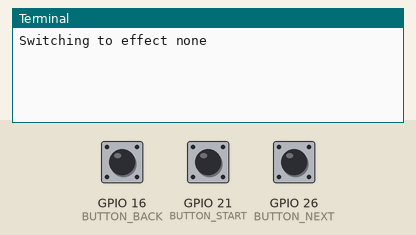
A program run on a simulated Raspberry Pi (BCM pin numbers). Shown: the last lines printed to the terminal. Inputs (shaded band) come from the test bench; at power-on: GPIO 16 (BUTTON_BACK) HIGH, GPIO 21 (BUTTON_START) HIGH, GPIO 26 (BUTTON_NEXT) HIGH. The camera gives no picture and a still takes 0.5 s; the clock reads 2024-03-15 10:24:30 at power-on unless the program sets it.

Above: at 1.2 s.
1.3 s: GPIO 16 (BUTTON_BACK) pulled LOW for 0.15 s
At 2.2 s:
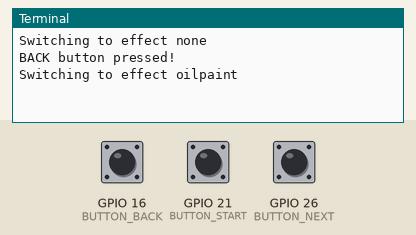
2.9 s: GPIO 21 (BUTTON_START) pulled LOW for 0.15 s
At 3.4 s:
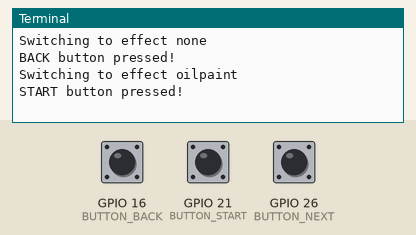

Measured:
- after the input at 1.3 s, the terminal: prints a new line at once (image 1)
- after the input at 2.9 s, the terminal: prints a new line at once (image 2)

The program:

PiCameraEffectsButton.py
```python
#!/usr/bin/python3
#from picamera import PiCamera
import picamera
from time import sleep
import time
import RPi.GPIO as GPIO
import os

GPIO.setmode(GPIO.BCM)

# Some constants to help make readable code.
BUTTON_NEXT = 26  # Next button, GPIO 26
BUTTON_BACK = 16  # Back button, GPIO 16
BUTTON_START = 21 # Start Button, GPIO 21

# Number of Photos to Take
NUMPHOTOS = 4

# Milliseconds for switch bounce time.
# 300 is too fast, 500 is too slow.
# 400 seems about right.
BOUNCE_TIME = 375

# Setup the GPIO buttons.
### Next Button
GPIO.setup(BUTTON_NEXT, GPIO.IN, pull_up_down=GPIO.PUD_UP)
### Prev Button, GPIO 16
GPIO.setup(BUTTON_BACK, GPIO.IN, pull_up_down=GPIO.PUD_UP)
### Start button, GPIO 21
GPIO.setup(BUTTON_START, GPIO.IN, pull_up_down=GPIO.PUD_UP)

# All effects available
# Everything
## globalEffectList = ['none','sketch','posterise','gpen','colorbalance','film','pastel','emboss','denoise','negative','blur','colorswap','colorpoint','saturation','hatch','watercolor','cartoon','deinterlace1','deinterlace2','washedout','solarize','oilpaint']
# Just the "good" ones?
# List of effects to cycle through.
globalEffectList = ['none','sketch','posterise','emboss','negative','colorswap',
                    'hatch','watercolor','cartoon','washedout','solarize','oilpaint']
# List of friendly names for the various effects.
globalEffectDict = {'none': 'Normal','sketch':'Artist Sketch','posterise':'Poster','emboss':'Embossed',
                    'negative':'Negative Zone','colorswap':'Swap Colors','hatch':'Crosshatch','watercolor':'Water Color',
                    'cartoon':'Cartoon','washedout':'Washed Out','solarize':'Solar Flare','oilpaint':'Oil Painting'}
# Set the current effect.
# Current effect.
globalEffectCurr = 0
# Number of effects.
globalEffectLeng = len(globalEffectList)-1

# Photobooth SessionID
SessionID = 0

# Working Directory
globalWorkDir = '/home/aszbikowski/PhotoBooth_WorkDir'
# Session Directory
globalSessionDir = ''

camera = picamera.PiCamera()
camera.rotation = 180
camera.framerate = 15
# Default text size is 32, range is 6-160.
camera.annotate_text_size = 96

# Set Camera Annotation Text.
def SetAnnotate(aText):
    #camera.annotate_background('Blue')
    #camera.annotate_foreground('Yellow')
    camera.annotate_text = aText
# End function.

# Function to change effect.
def SetEffect(NewEffect):
    global globalEffectList
    global globalEffectCurr
    global camera
    print('Switching to effect ' + NewEffect)
    camera.image_effect = NewEffect
    SetAnnotate("Effect: %s" % globalEffectDict[NewEffect])
    #sleep(10)
    #SetAnnotate("")
# End of function.

# Function to cycle effects forward.
def NextEffect( ):
    global globalEffectList
    global globalEffectCurr
    if SessionID != 0:
        return False
    if globalEffectCurr == globalEffectLeng:
        globalEffectCurr = 0
    else:
        globalEffectCurr = globalEffectCurr + 1

    NextEff = globalEffectList[globalEffectCurr]
    SetEffect(NextEff)
# End of function.

# Function to cycle effects backward.
def PrevEffect( ):
    global globalEffectList
    global globalEffectCurr
    if SessionID != 0:
        return False
    if globalEffectCurr == 0:
        globalEffectCurr = globalEffectLeng
    else:
        globalEffectCurr = globalEffectCurr - 1
    NextEff = globalEffectList[globalEffectCurr]
    SetEffect(NextEff)
    return True
# End of Function

def QuitGracefully():
    camera.stop_preview()
    camera.close()
    GPIO.remove_event_detect(BUTTON_NEXT)
    GPIO.remove_event_detect(BUTTON_BACK)
    GPIO.remove_event_detect(BUTTON_START)
    GPIO.cleanup()
    quit("Quitting program gracefully.")
# End of function

# Generates a PhotoBoot Session
def SetupPhotoboothSession():
    global SessionID
    global globalWorkDir
    global globalSessionDir
    SessionID = time.time() # Use UNIX epoc time as session ID.
    # Create the Session Directory for storing photos.
    globalSessionDir = globalWorkDir + '/' + str(SessionID)
    os.makedirs(globalSessionDir, exist_ok=True)
# End of function

def TakePhoto( PhotoNum ):
    global SessionID
    global globalSessionDir
    PhotoPath = globalSessionDir + '/' + str(PhotoNum) + '.jpg'
    SetAnnotate('')
    camera.capture(PhotoPath)
# End of function

def RunCountdown():
    SetAnnotate('3')
    sleep(1)
    SetAnnotate('2')
    sleep(1)
    SetAnnotate('1')
    sleep(1)
    SetAnnotate('CHEESE!!!')
    sleep(1)

def ResetPhotoboothSession():
    global SessionID
    SessionID = 0
# End of function

def RunPhotoboothSession():
    global NUMPHOTOS
    remaingPhotos = NUMPHOTOS
    SetupPhotoboothSession()
    while remaingPhotos > 0:
        RunCountdown()
        TakePhoto(remaingPhotos)
        remaingPhotos = remaingPhotos -1
    ResetPhotoboothSession()
# End of function.

def callback_button_press(input_pin):
    if (input_pin == BUTTON_NEXT):
        print("NEXT button pressed!")
        NextEffect()
    elif (input_pin == BUTTON_BACK):
        print("BACK button pressed!")
        PrevEffect()
    elif (input_pin == BUTTON_START):
        print("START button pressed!")
        RunPhotoboothSession()
        QuitGracefully()
    else:
        print("Unknown button pressed!")
# End of function.

# Define GPIO button press interrupts.
GPIO.add_event_detect(BUTTON_NEXT, GPIO.FALLING, callback=callback_button_press, bouncetime=BOUNCE_TIME)
GPIO.add_event_detect(BUTTON_BACK, GPIO.FALLING, callback=callback_button_press, bouncetime=BOUNCE_TIME)
GPIO.add_event_detect(BUTTON_START, GPIO.FALLING, callback=callback_button_press, bouncetime=BOUNCE_TIME)

SetEffect('none')
camera.start_preview()

try:
    while True:
        sleep(30)
        # Check status of CUPS maybe?
except KeyboardInterrupt:
        QuitGracefully()

QuitGracefully()
```
